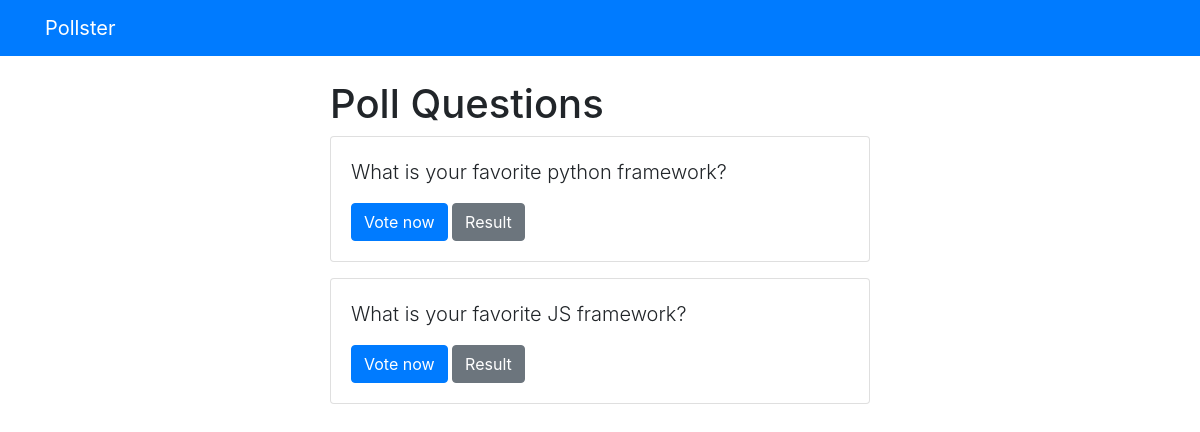
Screenshot of /polls/ with the database file from the repository.
### polls/models.py (models this page shows, shortened)
class Question(models.Model):
    question_text = models.CharField(max_length=200)
    pub_date = models.DateTimeField("date published")

### polls/views.py (the view)
# urls.py: path("", views.index, name="index"),
def index(request):
    latest_question_list =Question.objects.order_by("pub_date")[:5]
    context = {'latest_question_list' : latest_question_list}
    return render(request, "polls/index.html", context)

### templates/polls/index.html
{% extends 'base.html' %}
{% block content%}
    <h1 lass="text-center mb-3">Poll Questions</h1>
    {% if latest_question_list%}
        {% for question in latest_question_list%}
        <div class="card mb-3">
            <div class = "card-body">
                <p class = "lead">{{question.question_text}}</p>
                <a href="{% url 'polls:detail' question.id  %}" class = "btn btn-primary
                 btn-sn">Vote now</a>
                 <a href="{% url 'polls:results' question.id  %}" class = "btn btn-secondary
                 btn-sn">Result</a>
            </div>
        </div>
        {% endfor %}
    {% else %}
    <p>No polls available</p>
    {% endif %}
{% endblock %}

### rows the page displays
Question: question_text "What is your favorite python framework?"
Question: question_text "What is your favorite JS framework?"
